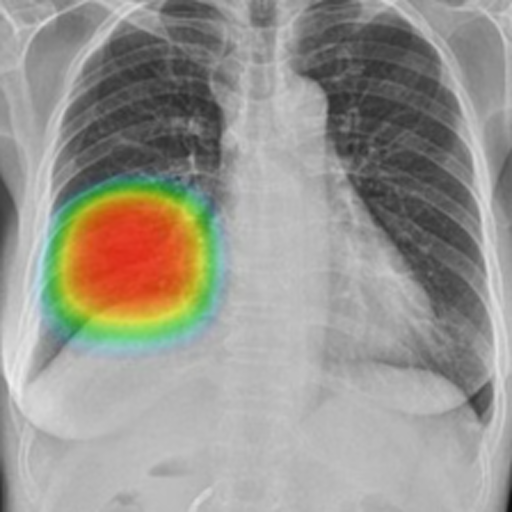
#> input picture ai-service/artifacts/heatmaps/xai_20260302_163246_209649_original.png, 512 x 512 px
$ python -i loader.py   (imports and definitions only)
#> lines starting #> are read from the running program, lines starting #| are printed output that depends on the picture
### ai-service/utils/config.py
from pathlib import Path

BASE_DIR = Path(__file__).resolve().parents[1]
ARTIFACTS_DIR = BASE_DIR / "artifacts"
CHECKPOINT_DIR = ARTIFACTS_DIR / "checkpoints"
HEATMAP_DIR = ARTIFACTS_DIR / "heatmaps"
CALIBRATION_DIR = ARTIFACTS_DIR / "calibration"
CALIBRATION_FILE = CALIBRATION_DIR / "thresholds.json"

MODEL_VERSION = "hybrid-v1"
CLASS_NAMES = ["Benign", "Malignant"]
IMAGE_SIZE = 224

CT_TARGET_SPACING_MM = (1.0, 1.0, 1.0)
CT_LUNG_WINDOW_CENTER = -600.0
CT_LUNG_WINDOW_WIDTH = 1500.0

TEMPERATURE_SCALING = 1.15
MALIGNANCY_THRESHOLD_SCREENING = 0.35
MALIGNANCY_THRESHOLD_DIAGNOSTIC = 0.50

QUALITY_GATE_MIN_SCORE = 0.45
QUALITY_GATE_MIN_CT_STD = 18.0
QUALITY_GATE_MIN_XRAY_CONTRAST = 20.0

FOCAL_LOSS_GAMMA = 2.0
FOCAL_LOSS_ALPHA = 0.35
HARD_NEGATIVE_MIN_CONFIDENCE = 0.60
CALIBRATION_GRID_MIN = 0.20
CALIBRATION_GRID_MAX = 0.80
CALIBRATION_GRID_STEP = 0.02

for directory in (ARTIFACTS_DIR, CHECKPOINT_DIR, HEATMAP_DIR, CALIBRATION_DIR):
    directory.mkdir(parents=True, exist_ok=True)

### ai-service/preprocessing/loader.py
from pathlib import Path

import cv2
import numpy as np
import pydicom
import torch
from pydicom.multival import MultiValue

from utils.config import CT_LUNG_WINDOW_CENTER, CT_LUNG_WINDOW_WIDTH, CT_TARGET_SPACING_MM


# [107 lines left out: functions _first_value, _resample_to_spacing_2d, _window_hu, _estimate_lung_mask, _load_dicom_with_windowing, not called in this run]


def load_image(image_path: str | Path) -> tuple[np.ndarray, dict]:
    path = Path(image_path)

    if path.suffix.lower() == '.dcm':
        return _load_dicom_with_windowing(path)

    image = cv2.imread(str(image_path), cv2.IMREAD_COLOR)
#> image is the input picture: shape (512, 512, 3); mean B, G, R 142.7, 150.1, 152.5
    if image is None:
        raise ValueError(f"Unable to read image: {image_path}")
    image = cv2.cvtColor(image, cv2.COLOR_BGR2RGB)

    gray = cv2.cvtColor(image, cv2.COLOR_RGB2GRAY)
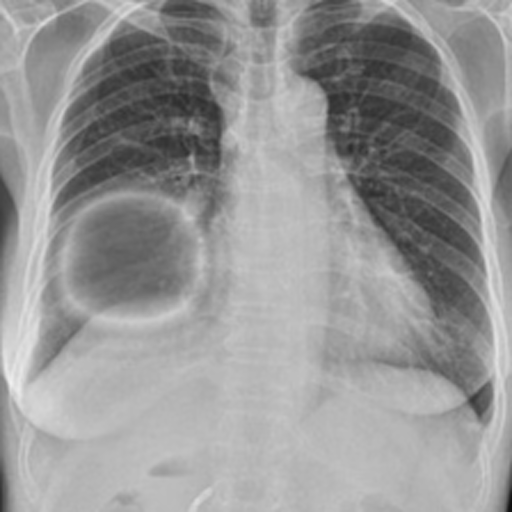
#> gray: shape (512, 512); min 14, max 240, mean 150
    metadata = {
        'contrast_std': float(np.std(gray)),
        'mean_intensity': float(np.mean(gray)),
    }
#> metadata = {'contrast_std': 41.1, 'mean_intensity': 150}
    return image, metadata


def preprocess_for_model(image_path: str | Path, image_size: int = 224) -> tuple[torch.Tensor, np.ndarray, dict]:
    image, metadata = load_image(image_path)
#> metadata = {'contrast_std': 41.1, 'mean_intensity': 150}
    resized = cv2.resize(image, (image_size, image_size), interpolation=cv2.INTER_AREA)
    normalized = resized.astype(np.float32) / 255.0

    mean = np.array([0.485, 0.456, 0.406], dtype=np.float32)
    std = np.array([0.229, 0.224, 0.225], dtype=np.float32)
    normalized = (normalized - mean) / std

#> (the run stopped early here; a loop or call above may not have finished)
